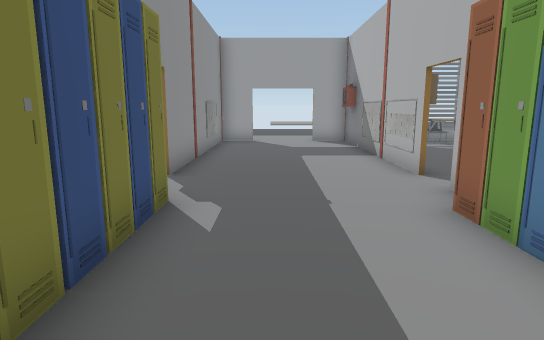
[1] (above)

18 first-person views from a walk through a Unity game level. The camera is 1.4 m above the floor, tilts 10° down and sees 75° across. Doors are open. The floor is counted in squares, 1 m on a side. Each view is taken from the middle of a square. On the plan, view 1 faces up. The plan holds only what a view shows up to about 15 squares ahead; the rest is blank. The place goes on beyond the plan. The player character is not drawn. Some surface patterns are stand-ins.

[2]
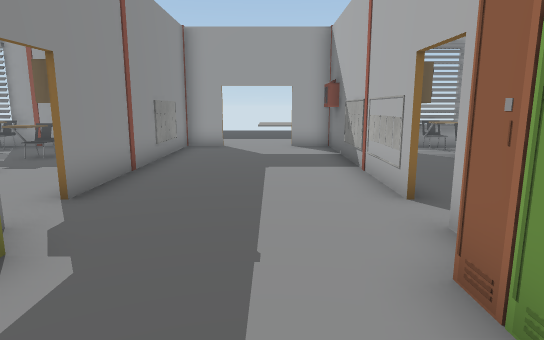

[3]
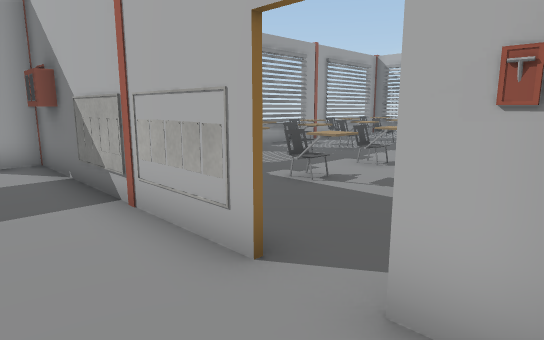

[4]
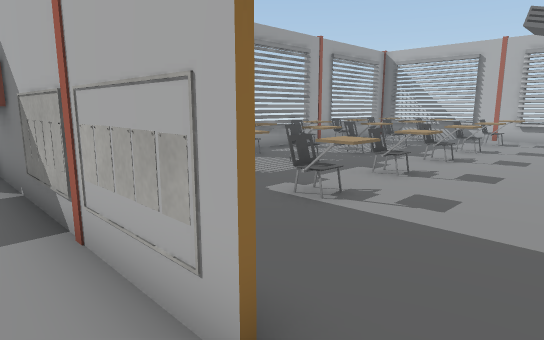

[5]
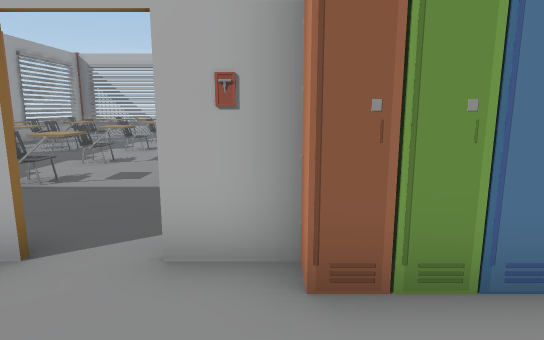

[6]
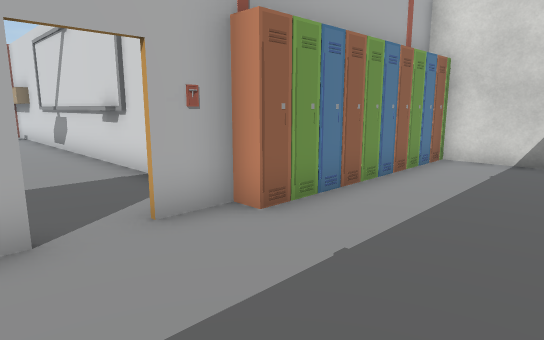

[7]
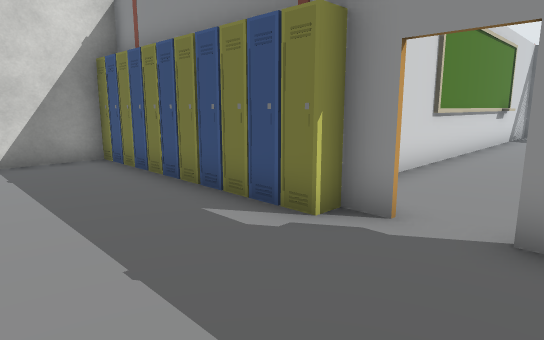

[8]
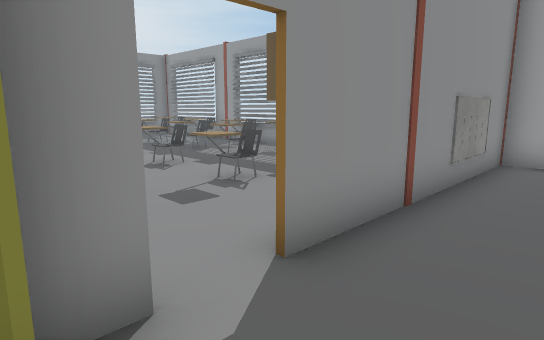

[9]
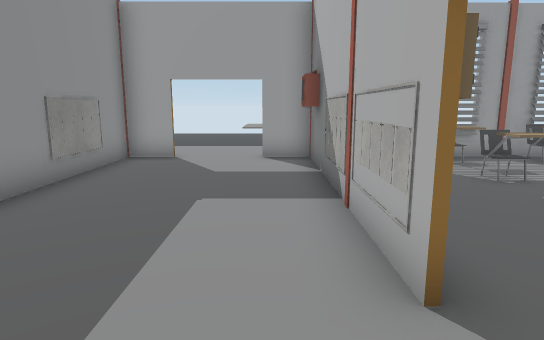

[10]
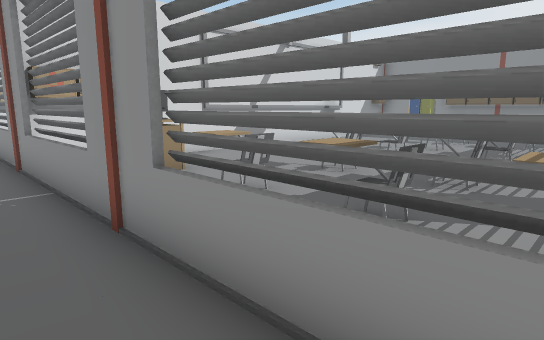

[11]
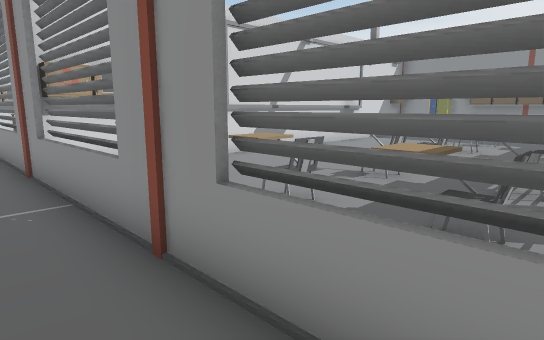

[12]
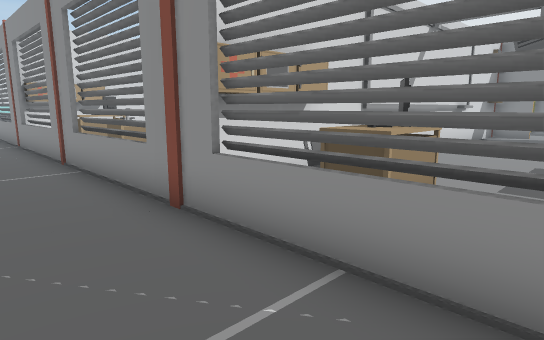

[13]
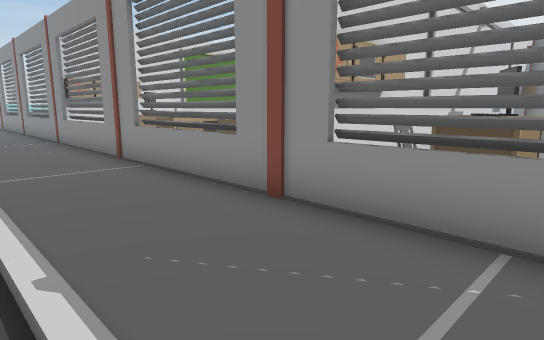

[14]
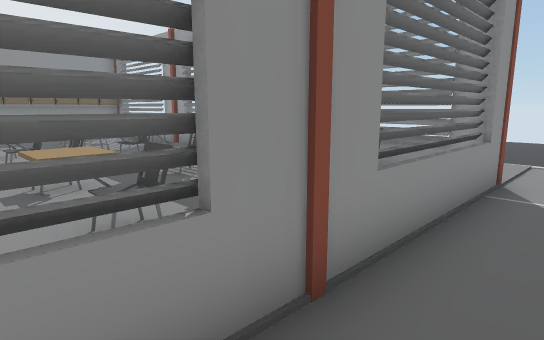

[15]
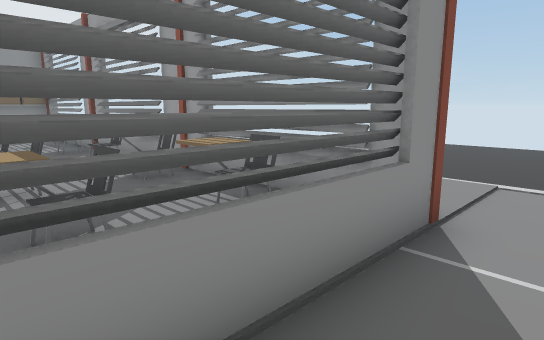

[16]
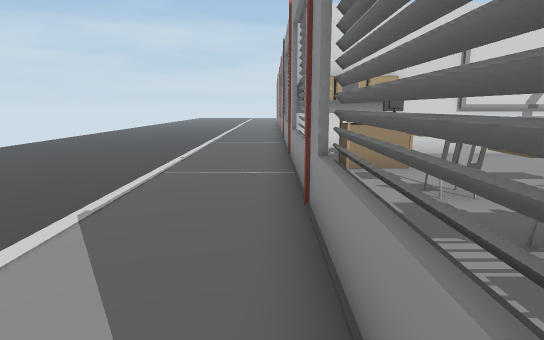

[17]
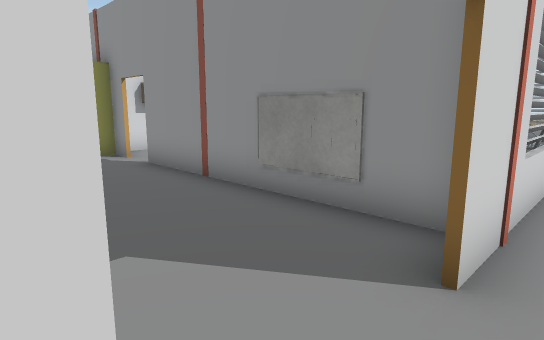

[18]
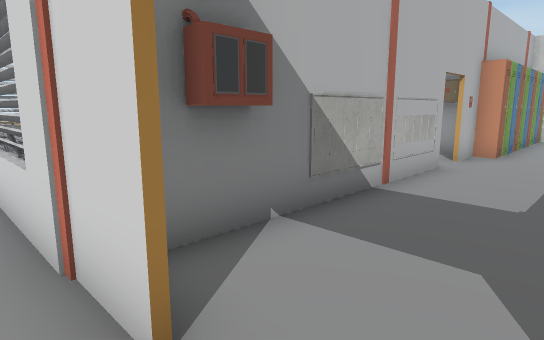

### Floor plan
Key: @ floor where view 1 was taken; # wall or solid block; . main floor; - floor 0.25 m lower than the main floor; D open door; = window, fence, low wall or low ledge; C chair; L locker; M computer; T table; O other object.
Columns run from 10 left of view 1 to 30 right of it. Each row starts with its distance up from view 1.
 16         .......              ..
 15 #### #####DD#L#############C##..
 14 OCC.     ....OL..C.CC.C.CC.C.=..
 13  .C..    ....  .CC.C..C.CC.C.=...
 12 OCC.C.   ....OO.CC.CC.C.CC.C.=...-
 11 OCC.C..  ....LL.CC.CC.C.CC.C.#...-
 10  .C....  ....LL..C.C..C.CC...#...--
  9  CC.C..  ....LL.CC.CC.C.CC.CC#...---
  8    ....LL....LL..............=...----
  7    .... D....D ............MO=...----
  6  ...... D....D ............CT=...-----
  5 ####### L....OL############LLL...------
  4         L....                #...------
  3         L....                =...-------
  2         L....              OO=...--------
  1         L....                =...--------
  0         L.@..              O #...--------
 -1         L....L             TT#...
 -2         L####L               #...
 -3                              =...
 -4                            OT=..
 -5                              =..
 -6                           #OOL..
 -7                              #..
 -8                              =..
 -9                              =..
-10                              =.

Positions as (right, up) in squares from view 1, and headings:
1: (0, 0), facing up
2: (1, 2), facing up
3: (1, 5), facing up-right
4: (2, 6), facing up-right
5: (0, 5), facing right
6: (-1, 8), facing down-right
7: (2, 8), facing down-left
8: (0, 5), facing up-left
9: (2, 5), facing up
10: (21, 14), facing down-left
11: (21, 13), facing down-left
12: (22, 9), facing down-left
13: (23, 8), facing down-left
14: (21, 8), facing up-left
15: (21, 11), facing up-left
16: (20, 15), facing down
17: (2, 16), facing down-left
18: (0, 16), facing down-right
